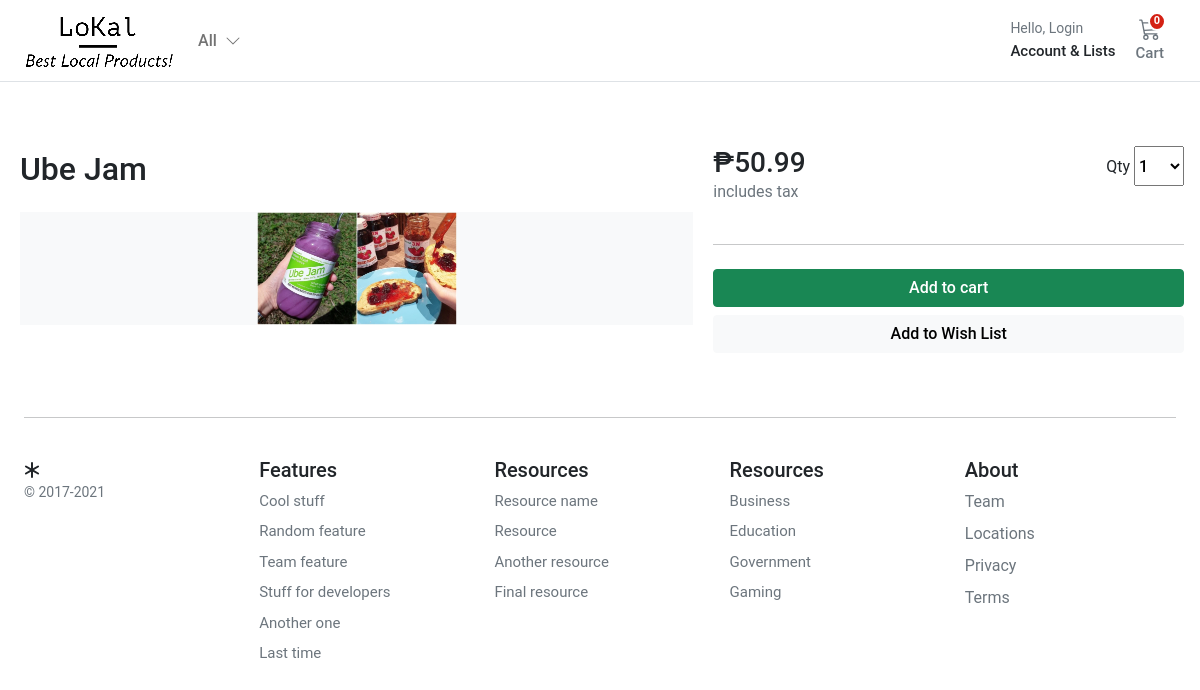
The app's page /ube-jam with its own data.
### store/models.py (models this page shows, shortened)
class Product(models.Model):
    product_type = models.ForeignKey(ProductType, on_delete=models.RESTRICT)
    category = models.ForeignKey(Category, on_delete=models.RESTRICT)
    title = models.CharField(
        verbose_name=_("title"),
        help_text=_("Required"),
        max_length=255,
    )
    description = models.TextField(verbose_name=_("description"), help_text=_("Not Required"), blank=True)
    slug = models.SlugField(max_length=255)
    regular_price = models.DecimalField(
        verbose_name=_("Regular price"),
        help_text=_("Maximum 999.99"),
        error_messages={
            "name": {
                "max_length": _("The price must be between 0 and 999.99."),
            },
        },
        max_digits=5,
        decimal_places=2,
    )
    discount_price = models.DecimalField(
        verbose_name=_("Discount price"),
        help_text=_("Maximum 999.99"),
        error_messages={
            "name": {
                "max_length": _("The price must be between 0 and 999.99."),
            },
        },
        max_digits=5,
        decimal_places=2,
    )
    is_active = models.BooleanField(
        verbose_name=_("Product visibility"),
        help_text=_("Change product visibility"),
        default=True,
    )
    created_at = models.DateTimeField(_("Created at"), auto_now_add=True, editable=False)
    updated_at = models.DateTimeField(_("Updated at"), auto_now=True)
    users_wishlist = models.ManyToManyField(settings.AUTH_USER_MODEL, related_name="user_wishlist", blank=True)
    class Meta:
        ordering = ("-created_at",)
        verbose_name = _("Product")
        verbose_name_plural = _("Products")

class ProductImage(models.Model):
    product = models.ForeignKey(Product, on_delete=models.CASCADE, related_name="product_image")
    image = models.ImageField(
        verbose_name=_("image"),
        help_text=_("Upload a product image"),
        upload_to="images/",
        default="images/default.png",
    )
    alt_text = models.CharField(
        verbose_name=_("Alturnative text"),
        help_text=_("Please add alturnative text"),
        max_length=255,
        null=True,
        blank=True,
    )
    is_feature = models.BooleanField(default=False)
    created_at = models.DateTimeField(auto_now_add=True, editable=False)
    updated_at = models.DateTimeField(auto_now=True)
    class Meta:
        verbose_name = _("Product Image")
        verbose_name_plural = _("Product Images")

### store/views.py (the view)
# urls.py: path('<slug:slug>', views.product_detail, name='product_detail'),
def product_detail(request, slug):
    product = get_object_or_404(Product, slug=slug, is_active=True)
    return render(request, "store/single.html", {"product": product})

### cart/cart.py (called while the page is built)
    def __len__(self):
        return sum(item["qty"] for item in self.cart.values())

### cart/context_processors.py (called while the page is built)
def cart(request):
    return {'cart': Cart(request)}

### store/context_processors.py (called while the page is built)
def categories(request):
    return {"categories": Category.objects.filter(level=0)}

### store/models.py (called while the page is built)
    def get_absolute_url(self):
        return reverse("store:category_list", args=[self.slug])

### templates/store/single.html (shortened to what this page needs)
{% extends "../base.html" %}
{% load static %}
{% block stylesheet %}{% static 'store/css/store.css' %}{% endblock %}
{% block content %}
<div class="container">
  <div class="row g-3">
    <div class="col-md-5 ps-3 col-lg-5 order-md-last p-0 order-1">
      <div class="d-grid gap-2">
        <div class="d-flex d-flex-inline justify-content-between">
          <div><span class="h3">₱{{ product.regular_price }}</span>
            <p class="text-muted">includes tax</p>
          </div>
          <div>
            <label for="select">Qty</label>
            <select id="select" class="h6 store-select-dropdown">
              <option value="1">1</option>
            </select>
          </div>
        </div>
        <hr>
        <button type="button" id="add-button" value="{{product.id}}" class="btn btn-success fw500">Add to
          cart</button>
        <a href="{% url "account:user_wishlist" product.id  %}" class="btn btn-light fw500" role="button" aria-disabled="true">Add to Wish List</a>
      </div>
    </div>
    <div class="col-md-7 col-lg-7 p-0">
      <div class="card mb-3 border-0">
        <div class="row g-0">
          <div class="col-md-12">
            <div class="card-body p-1">
              <h1 class="mb-0 h2 pe-4 pb-4">{{ product.title }}</h1>
              <div class="bg-light">
                {% for image in product.product_image.all %}
                {% if image.is_feature %}
                <img class="img-fluid mx-auto d-block" width="200px" alt="Responsive image" src="{{ image.image.url }}"
                  alt="{{ image.image.alt_text }}">
                {% else %}
                <img class="img-fluid d-block-inline pt-3" width="100px" alt="Responsive image"
                  src="{{ image.image.url }}" alt="{{ image.image.alt_text }}">
                {% endif %}
                {% endfor %}
              </div>
            </div>
          </div>
        </div>
      </div>
    </div>
  </div>
  {% endblock %}

### static/core/css/base.css (style rules this page uses)
@media (min-width: 1000px) { .container { max-width: 1000px; } }
@media (max-width: 1200px) { .container { max-width: 100%; padding: 0 24px; } }
html, body, p, div { letter-spacing: -0.02px; font-family: "Roboto", sans-serif; }
.fw500 { font-weight: 500; }

### static/store/css/store.css (style rules this page uses)
.store-select-dropdown { width:50px; height:40px; }

### records on screen
Product: regular_price "50.99", title "Ube Jam"
ProductImage: image (picture)
